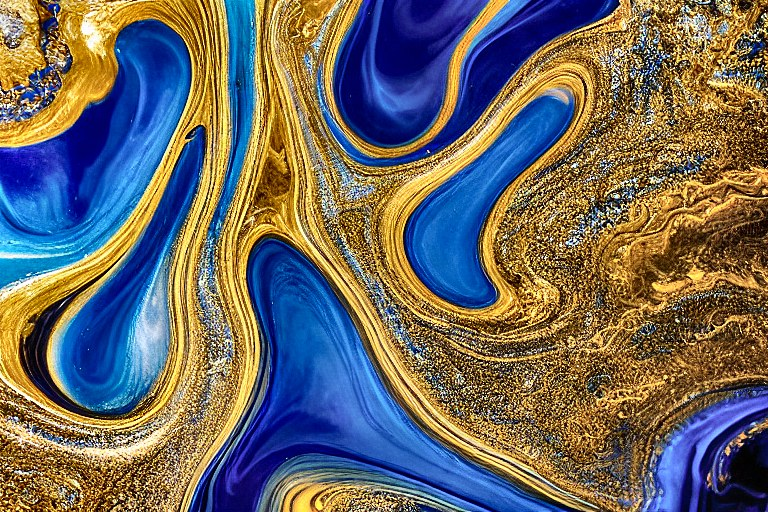
#> input picture frontend/src/assets/showcase/abstract.jpg, 768 x 512 px
$ python -i analyze.py   (imports and definitions only)   (older library calls are emulated)
#> lines starting #> are read from the running program, lines starting #| are printed output that depends on the picture
#> further down, picture is the input picture: shape (512, 768, 3); mean B, G, R 99.3, 104.9, 109.2
"""Measured, explainable image statistics (classical CV) shown to users instead of canned captions.

* sharpness    variance of the Laplacian (low = soft/blurred)
* brightness   mean luma; contrast = luma standard deviation
* colourfulness  Hasler & Suesstrunk (2003) metric on the opponent channels rg and yb
* noise        Immerkaer fast noise estimate
* palette      k-means (k=5) dominant colours with their share of the image
"""
from __future__ import annotations

import cv2
import numpy as np


def _label(v: float, cuts: list[float], names: list[str]) -> str:
    for c, n in zip(cuts, names):
        if v < c:
            return n
    return names[-1]


def analyze(img_bgr: np.ndarray) -> dict:
    h, w = img_bgr.shape[:2]
#> h = 512; w = 768
    small = cv2.resize(img_bgr, (256, int(256 * h / w)) if w >= h else (int(256 * w / h), 256), interpolation=cv2.INTER_AREA)
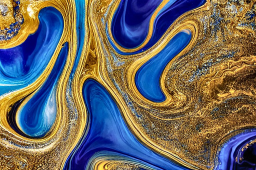
#> small: shape (170, 256, 3); mean B, G, R 99.3, 104.9, 109.2
    gray = cv2.cvtColor(small, cv2.COLOR_BGR2GRAY)
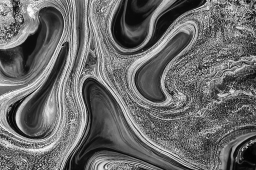
#> gray: shape (170, 256); min 1, max 252, mean 105.6
    sharp = float(cv2.Laplacian(gray, cv2.CV_64F).var())
#> sharp = 9837
    bright = float(gray.mean())
#> bright = 105.6
    contrast = float(gray.std())
#> contrast = 52.55
    b, g, r = [c.astype(np.float32) for c in cv2.split(small)]
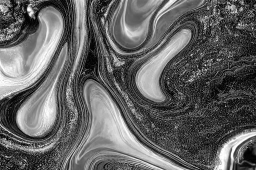
#> b: shape (170, 256) float32; min 0, max 255, mean 99.3
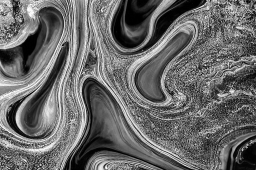
#> g: shape (170, 256) float32; min 0, max 253, mean 104.9
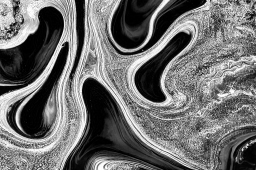
#> r: shape (170, 256) float32; min 0, max 255, mean 109.2
    rg, yb = r - g, 0.5 * (r + g) - b
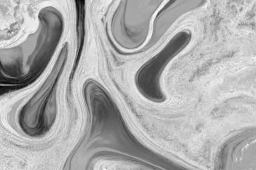
#> rg: shape (170, 256) float32; min -162, max 84, mean 4.3; drawn with min black and max white
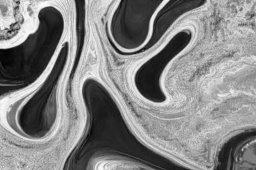
#> yb: shape (170, 256) float32; min -172.5, max 175, mean 7.7; drawn with min black and max white
    colourful = float(np.sqrt(rg.std() ** 2 + yb.std() ** 2) + 0.3 * np.sqrt(rg.mean() ** 2 + yb.mean() ** 2))
#> colourful = 105.8
    k = np.array([[1, -2, 1], [-2, 4, -2], [1, -2, 1]], np.float64)
    gh, gw = gray.shape
#> gh = 170; gw = 256
    noise = float(np.sqrt(np.pi / 2) * np.abs(cv2.filter2D(gray.astype(np.float64), -1, k)[1:-1, 1:-1]).sum() / (6 * (gw - 2) * (gh - 2)))
#> noise = 16.59
    data = small.reshape(-1, 3).astype(np.float32)
    cv2.setRNGSeed(0)
    _, lab, centers = cv2.kmeans(data, 5, None, (cv2.TERM_CRITERIA_EPS + cv2.TERM_CRITERIA_MAX_ITER, 10, 1.0), 2, cv2.KMEANS_PP_CENTERS)
#> centers = [[38.74, 66.49, 92.08], [64.38, 124.7, 159.8], [125, 33.25, 10.18], [195.7, 112.5, 43.3], [107.3, 184.7, 212.6]]
    shares = np.bincount(lab.flatten(), minlength=5) / len(lab)
#> shares = [0.202, 0.274, 0.182, 0.163, 0.178]
    order = np.argsort(-shares)
#> order = [1, 0, 2, 4, 3]
    palette = [{"hex": "#%02X%02X%02X" % tuple(int(x) for x in centers[i][::-1]), "share": round(float(shares[i]), 3)} for i in order]
#> palette = 5 items
    return {
        "width": w, "height": h,
        "sharpness": {"value": round(sharp, 1), "label": _label(sharp, [30, 150, 600], ["Soft", "Fairly sharp", "Sharp", "Very crisp"])},
        "brightness": {"value": round(bright, 1), "label": _label(bright, [70, 115, 175], ["Dark", "Moody", "Balanced", "Bright"])},
        "contrast": {"value": round(contrast, 1), "label": _label(contrast, [35, 65], ["Flat", "Good", "Punchy"])},
        "colourfulness": {"value": round(colourful, 1), "label": _label(colourful, [20, 45, 75], ["Muted", "Natural", "Vivid", "Very vivid"])},
        "noise": {"value": round(noise, 2), "label": _label(noise, [2.0, 5.0], ["Clean", "Slightly grainy", "Grainy"])},
        "palette": palette,
    }

>>> import cv2
>>> picture = cv2.imread('../../frontend/src/assets/showcase/abstract.jpg')
>>> result = analyze(picture)
#> result = 8 items

$ run again, on frontend/src/assets/showcase/cabin.jpg
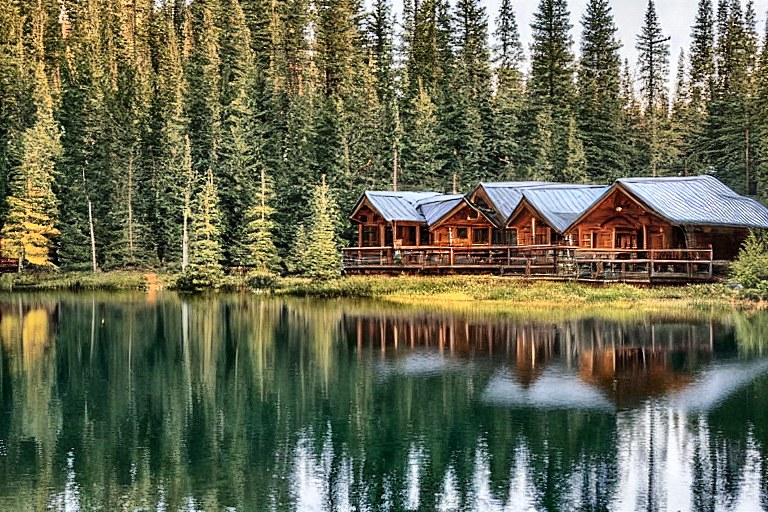
#> input picture frontend/src/assets/showcase/cabin.jpg, 768 x 512 px
#> picture is the input picture: shape (512, 768, 3); mean B, G, R 82.4, 105.9, 104
#> in analyze, `gray = cv2.cvtColor(small, cv2.COLOR_BGR2GRAY)`:
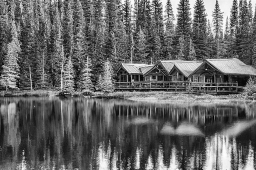
#> gray: shape (170, 256); min 3, max 253, mean 102.6
#> sharp = 7389.5
#> bright = 102.6
#> contrast = 54.08
#> in analyze, `rg, yb = r - g, 0.5 * (r + g) - b`:
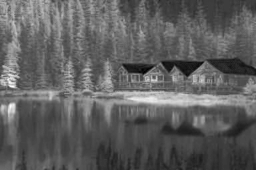
#> yb: shape (170, 256) float32; min -55.5, max 152.5, mean 22.6; drawn with min black and max white
#> colourful = 41.68
#> noise = 12.76
#> centers = [[121.6, 165, 176.8], [58.72, 81.78, 77.2], [224.1, 215.2, 208.3], [86.8, 118.9, 123.6], [32.73, 48.13, 36.68]]
#> shares = [0.148, 0.286, 0.0863, 0.232, 0.248]
#> order = [1, 4, 3, 0, 2]
#> palette = 5 items
#> result = 8 items

$ run again, on frontend/src/assets/showcase/hero.jpg
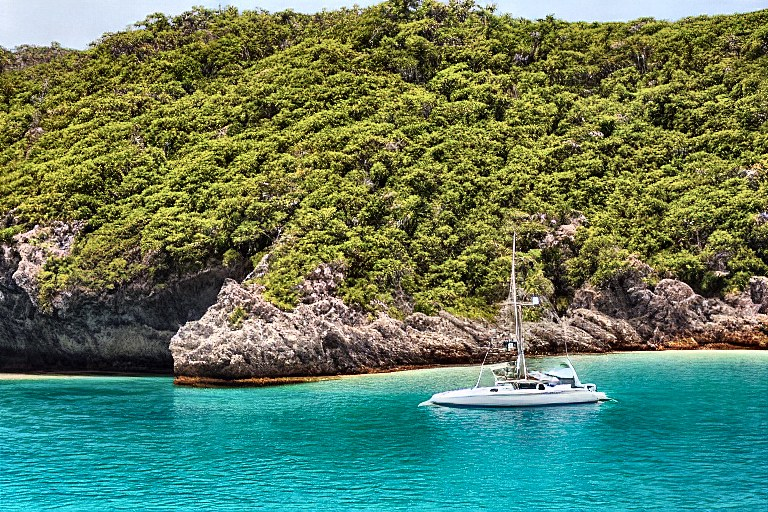
#> input picture frontend/src/assets/showcase/hero.jpg, 768 x 512 px
#> picture is the input picture: shape (512, 768, 3); mean B, G, R 95.4, 124, 94.2
#> sharp = 9251.3
#> bright = 111.8
#> contrast = 48.33
#> in analyze, `rg, yb = r - g, 0.5 * (r + g) - b`:
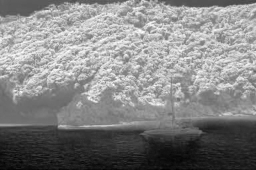
#> yb: shape (170, 256) float32; min -106.5, max 124.5, mean 13.7; drawn with min black and max white
#> colourful = 92.26
#> noise = 15.68
#> centers = [[99.47, 163.3, 167.3], [158.1, 152.1, 22.05], [32.68, 53.05, 56.7], [218.1, 216.9, 208.4], [59.09, 113, 118]]
#> shares = [0.169, 0.246, 0.245, 0.0726, 0.268]
#> order = [4, 1, 2, 0, 3]
#> palette = 5 items
#> result = 8 items
